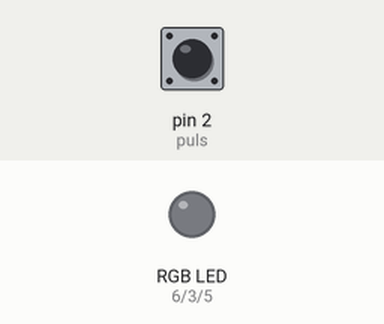
Recording of a sketch running on a simulated Arduino Uno, built with avr-gcc and run on an emulated ATmega328P. Parts: an RGB LED mixed from three pins (HIGH = lit). The inputs (shaded band) are chosen by the test bench; at power-on: pin 2 (puls) LOW. Dim RGB values are drawn brighter than linear; random numbers use the default seed unless the sketch sets one; what the sketch prints to the serial monitor is not drawn.

Above: at 1.2 s.
1.3 s: pin 2 (puls) pulled HIGH for 3.2 s
At 2.7 s:
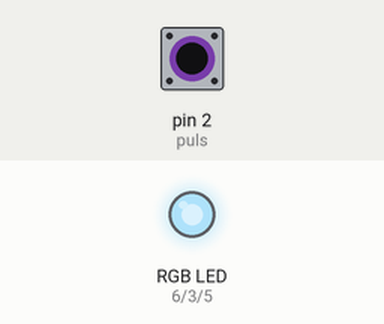
6.8 s: pin 2 (puls) pulled HIGH for 0.15 s
At 8.1 s:
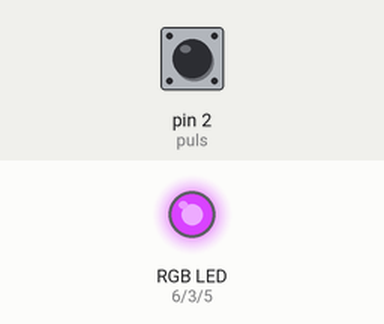
9.9 s: pin 2 (puls) pulled HIGH for 1 s
At 10.4 s:
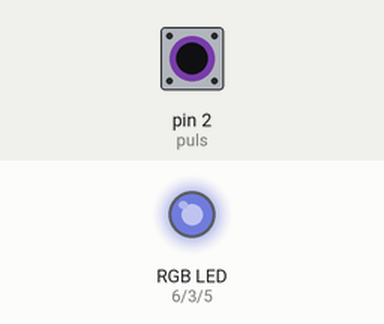
13.4 s: pin 2 (puls) pulled HIGH for 0.15 s
At 14.3 s:
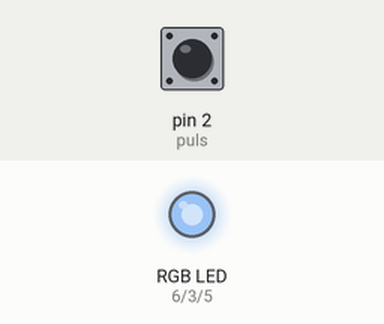
16.5 s: pin 2 (puls) pulled HIGH for 0.15 s
At 17.8 s:
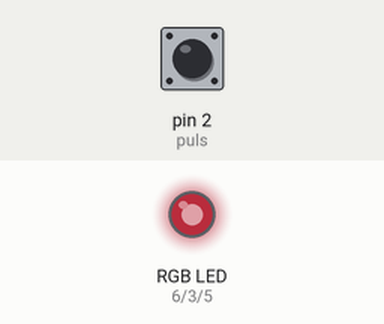
19.6 s: pin 2 (puls) pulled HIGH for 1 s
At 20.3 s:
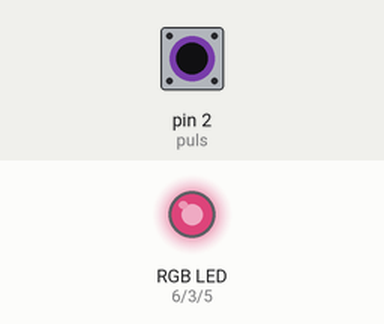
Timing chart, 0 to 23.1 s (numbered marks = the images above; inputs shaded):
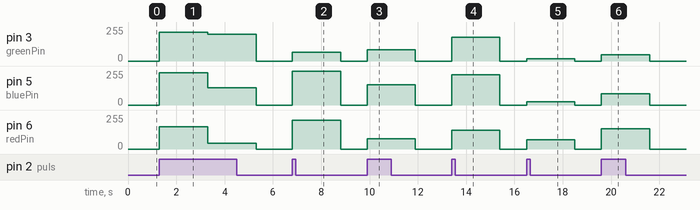

Measured:
- after the input at 1.3 s, pin 3 (greenPin): 0/255 → 217/255 at once, → 200/255 2.0 s later, → 0/255 2.0 s later; pin 5 (bluePin): 0/255 → 241/255 at once, → 130/255 2.0 s later, → 0/255 2.0 s later; pin 6 (redPin): 0/255 → 167/255 at once, → 42/255 2.0 s later, → 0/255 2.0 s later
- after the input at 6.8 s, pin 3 (greenPin): 0/255 → 67/255 at once, → 0/255 2.0 s later; pin 5 (bluePin): 0/255 → 254/255 at once, → 0/255 2.0 s later; pin 6 (redPin): 0/255 → 216/255 at once, → 0/255 2.0 s later
- after the input at 9.9 s, pin 3 (greenPin): 0/255 → 85/255 at once, → 0/255 2.0 s later; pin 5 (bluePin): 0/255 → 152/255 at once, → 0/255 2.0 s later; pin 6 (redPin): 0/255 → 77/255 at once, → 0/255 2.0 s later
- after the input at 13.4 s, pin 3 (greenPin): 0/255 → 179/255 at once, → 0/255 2.0 s later; pin 5 (bluePin): 0/255 → 226/255 at once, → 0/255 2.0 s later; pin 6 (redPin): 0/255 → 140/255 at once, → 0/255 2.0 s later
- after the input at 16.5 s, pin 3 (greenPin): 0/255 → 17/255 at once, → 0/255 2.0 s later; pin 5 (bluePin): 0/255 → 23/255 at once, → 0/255 2.0 s later; pin 6 (redPin): 0/255 → 71/255 at once, → 0/255 2.0 s later
- after the input at 19.6 s, pin 3 (greenPin): 0/255 → 47/255 at once, → 0/255 2.0 s later; pin 5 (bluePin): 0/255 → 84/255 at once, → 0/255 2.0 s later; pin 6 (redPin): 0/255 → 152/255 at once, → 0/255 2.0 s later

The sketch:

Ej9.ino
```cpp
#define redPin 6
#define bluePin 5
#define greenPin 3
#define puls 2
long redRandom, blueRandom, greenRandom;


void setup()
{
  Serial.begin (9600);

  //Define inputs and outputs
  pinMode(redPin, OUTPUT);
  pinMode(bluePin, OUTPUT);
  pinMode(greenPin, OUTPUT);
  pinMode(puls, INPUT);
}

void loop()
{
  Serial.println(digitalRead(puls));
  if (digitalRead(puls) == HIGH) {
    //Generate random numbers from 0-255 for a random rgb color
    redRandom = random(256);
    blueRandom = random(256);
    greenRandom = random(256);

    analogWrite(redPin, redRandom);
    analogWrite(bluePin, blueRandom);
    analogWrite(greenPin, greenRandom);
    delay(2000); //Turn on rgb random color for 2 seconds
  }
  else {
    //Turn off rgb
    analogWrite(redPin, 0);
    analogWrite(bluePin, 0);
    analogWrite(greenPin, 0);
  }
}
```
